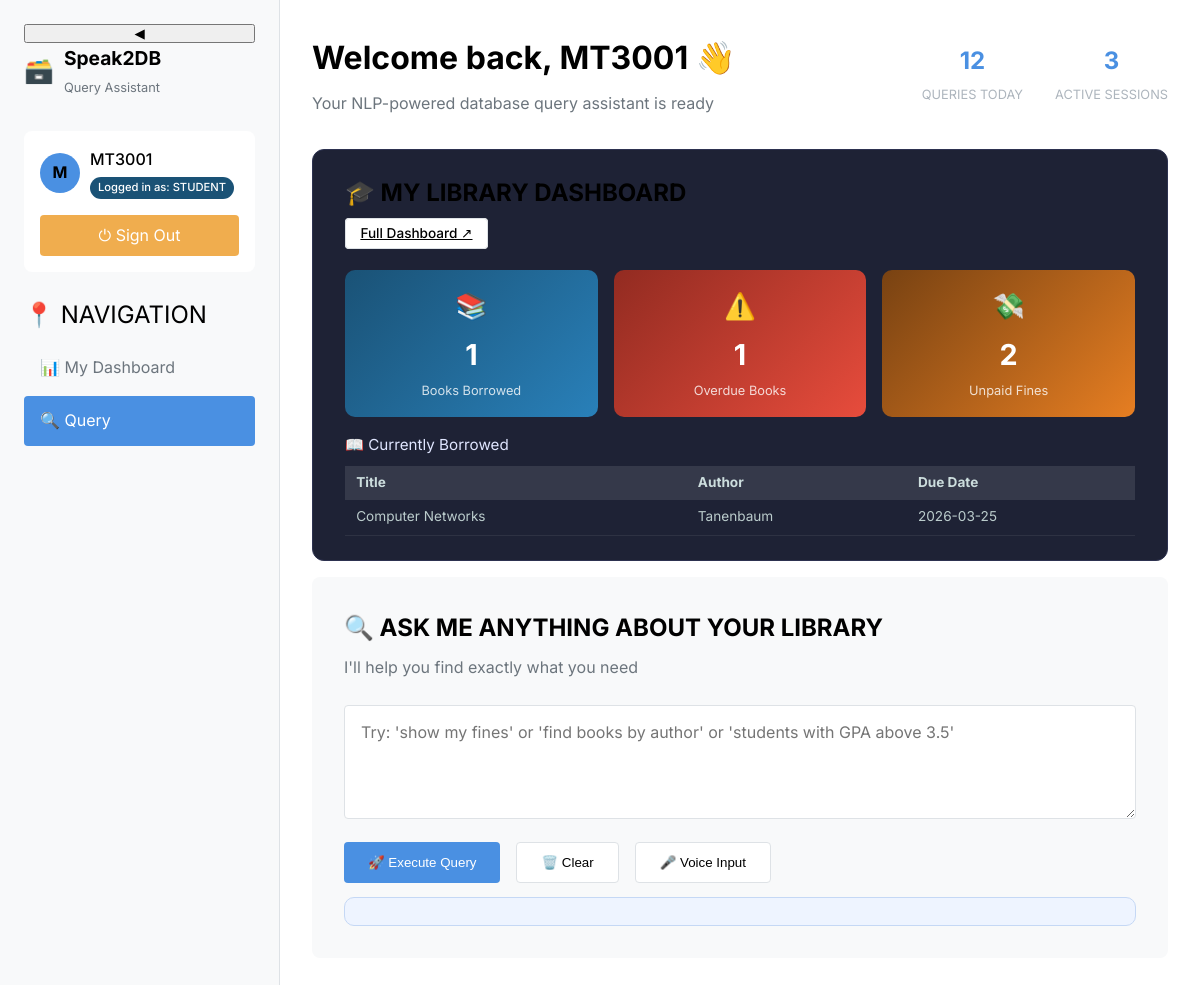
The page / (signed in) on the database its author committed.
### tables this page shows
CREATE TABLE Students (
        id INTEGER PRIMARY KEY AUTOINCREMENT,
        roll_number TEXT UNIQUE NOT NULL,
        name TEXT NOT NULL,
        branch TEXT NOT NULL,
        year TEXT NOT NULL,
        email TEXT UNIQUE NOT NULL,
        phone TEXT NOT NULL,
        role TEXT DEFAULT 'Student',
        gpa REAL DEFAULT 0.0,
        attendance INTEGER DEFAULT 0,
        created_date TEXT DEFAULT CURRENT_TIMESTAMP
    );

CREATE TABLE Issued (
        id INTEGER PRIMARY KEY AUTOINCREMENT,
        student_id INTEGER NOT NULL,
        book_id INTEGER NOT NULL,
        issue_date TEXT NOT NULL,
        due_date TEXT NOT NULL,
        return_date TEXT,
        status TEXT DEFAULT 'Issued',
        FOREIGN KEY (student_id) REFERENCES Students(id) ON DELETE CASCADE,
        FOREIGN KEY (book_id) REFERENCES Books(id) ON DELETE CASCADE
    );

CREATE TABLE Books (
        id INTEGER PRIMARY KEY AUTOINCREMENT,
        title TEXT NOT NULL,
        author TEXT NOT NULL,
        category TEXT NOT NULL,
        publisher_id INTEGER,
        total_copies INTEGER NOT NULL DEFAULT 1,
        available_copies INTEGER NOT NULL DEFAULT 1,
        FOREIGN KEY (publisher_id) REFERENCES Publishers(id)
    );

### app.py (the view, shortened to what this page needs)
@app.route('/')
def index():
    if "user_id" not in session:
        return redirect(url_for("login"))
    user_id = session["user_id"]
    user_role = session.get("role", "Student")
    student_id = session.get("student_id")
    user_info = {"username": user_id, "role": user_role, "permissions": []}
    dashboard_data = {}
    try:
        conn = get_db_connection(MAIN_DB)
        if user_role == "Student" and student_id:
            student_info = conn.execute(
                "SELECT * FROM Students WHERE id = ?", (student_id,)
            ).fetchone()
            current_books = conn.execute(
                """SELECT i.*, b.title, b.author FROM Issued i
                   JOIN Books b ON i.book_id = b.id
                   WHERE i.student_id = ? AND i.return_date IS NULL
                   ORDER BY i.due_date ASC LIMIT 5""",
                (student_id,),
            ).fetchall()
            overdue_books = conn.execute(
                """SELECT i.*, b.title, b.author FROM Issued i
                   JOIN Books b ON i.book_id = b.id
                   WHERE i.student_id = ? AND i.return_date IS NULL
                   AND i.due_date < date('now')""",
                (student_id,),
            ).fetchall()
            unpaid_fines = conn.execute(
                "SELECT * FROM Fines WHERE student_id = ? AND status = 'Unpaid'",
                (student_id,),
            ).fetchall()
            dashboard_data = {
                "student_info": dict(student_info) if student_info else {},
                "current_books": [dict(r) for r in current_books],
                "overdue_count": len(overdue_books),
                "unpaid_fines": len(unpaid_fines),
            }
        conn.close()
    except Exception as exc:
        logger.error("index dashboard data fetch error: %s", exc)
    return render_template(
        "index.html",
        user=user_info.get("username", user_id),
        role=user_role,
        dashboard_data=dashboard_data,
    )

### app.py (called while the page is built)
@app.context_processor
def inject_user():
    if "user_id" in session:
        return {
            "current_user": {
                "username": session["user_id"],
                "role": session.get("role", "Student"),
            },
            "user_role": session.get("role", "Student"),
        }
    return {}

    @app.after_request
    def add_security_headers(response):
        return apply_security_headers(response)

### db/connection.py (called while the page is built)
def get_db_connection(db_path: str) -> sqlite3.Connection:
    conn = sqlite3.connect(db_path)
    conn.row_factory = sqlite3.Row
    conn.execute(f"PRAGMA busy_timeout = {SQLITE_BUSY_TIMEOUT_MS}")
    return conn

### security_layers.py (called while the page is built)
def apply_security_headers(response):
    headers = security.get_security_headers()
    for header, value in headers.items():
        response.headers[header] = value
    return response

### templates/index.html (shortened to what this page needs)
<!DOCTYPE html>
<html lang="en">
<head>
    <link rel="stylesheet" href="/static/css/style.css?v=14">
</head>
<body>
    <div class="dashboard">
        <aside class="sidebar" id="sidebar">
            <button class="sidebar-toggle" onclick="toggleSidebar()" title="Toggle Sidebar">
                <span id="toggleIcon">◀</span>
            </button>
            <div class="sidebar-brand">
                <div class="brand-icon">🗃️</div>
                <div class="brand-text">
                    <h2>Speak2DB</h2>
                    <span>Query Assistant</span>
                </div>
            </div>
            <div class="user-card">
                <div class="user-info">
                    <div class="user-avatar">{{ user[0]|upper if user else '?' }}</div>
                    <div>
                        <div class="user-name">{{ user }}</div>
                        <span class="role-badge role-{{ role.lower() }}">Logged in as: {{ role|upper }}</span>
                    </div>
                </div>
                <a href="{{ url_for('logout') }}" class="btn-logout">⏻ Sign Out</a>
            </div>
            <div class="nav-section">
                <div class="section-title">📍 Navigation</div>
                <nav class="modern-nav">
                    {% if role == 'Student' %}
                    <a href="{{ url_for('dashboard.student_dashboard') }}" class="nav-link">
                        <span class="nav-icon">📊</span>
                        <span class="nav-text">My Dashboard</span>
                    </a>
                    <a href="{{ url_for('index') }}" class="nav-link active">
                        <span class="nav-icon">🔍</span>
                        <span class="nav-text">Query</span>
                    </a>
                    {% endif %}
                </nav>
            </div>
        </aside>
        <main class="main-content">
            <header class="content-header">
                <div class="header-content">
                    <div>
                        <h1 class="page-title">Welcome back, {{ user }} 👋</h1>
                        <p class="page-subtitle">
                            {% if page_title %}{{ page_title }} — {% endif %}Your NLP-powered database query assistant is ready
                        </p>
                    </div>
                    <div class="header-stats">
                        <div class="stat-item">
                            <span class="stat-number">12</span>
                            <span class="stat-label">Queries Today</span>
                        </div>
                        <div class="stat-item">
                            <span class="stat-number">3</span>
                            <span class="stat-label">Active Sessions</span>
                        </div>
                    </div>
                </div>
            </header>
            {% if role == 'Student' %}
            <section class="dashboard-panel student-panel">
                <div class="section-header">
                    <h2 class="section-title">🎓 My Library Dashboard</h2>
                    <a href="{{ url_for('dashboard.student_dashboard') }}" class="btn-secondary" style="font-size:0.85rem;padding:0.4rem 0.9rem;">Full Dashboard ↗</a>
                </div>
                <div class="widget-grid">
                    <div class="widget-card widget-blue">
                        <div class="widget-icon">📚</div>
                        <div class="widget-value">{{ dashboard_data.get('current_books', [])|length }}</div>
                        <div class="widget-label">Books Borrowed</div>
                    </div>
                    <div class="widget-card widget-red">
                        <div class="widget-icon">⚠️</div>
                        <div class="widget-value">{{ dashboard_data.get('overdue_count', 0) }}</div>
                        <div class="widget-label">Overdue Books</div>
                    </div>
                    <div class="widget-card widget-orange">
                        <div class="widget-icon">💸</div>
                        <div class="widget-value">{{ dashboard_data.get('unpaid_fines', 0) }}</div>
                        <div class="widget-label">Unpaid Fines</div>
                    </div>
                </div>
                {% if dashboard_data.get('current_books') %}
                <div class="widget-table-wrap">
                    <p class="widget-table-title">📖 Currently Borrowed</p>
                    <table class="widget-table">
                        <thead><tr><th>Title</th><th>Author</th><th>Due Date</th></tr></thead>
                        <tbody>
                        {% for book in dashboard_data.get('current_books', []) %}
                        <tr>
                            <td>{{ book.get('title', '-') }}</td>
                            <td>{{ book.get('author', '-') }}</td>
                            <td>{{ book.get('due_date', '-') }}</td>
                        </tr>
                        {% endfor %}
                        </tbody>
                    </table>
                </div>
                {% endif %}
            </section>
            {% endif %}
            <section class="query-section">
                <div class="section-header">
                    <h2 class="section-title floating-icon">🔍 Ask me anything about your library</h2>
                    <p class="section-subtitle">I'll help you find exactly what you need</p>
                </div>
                <div class="query-container">
                    <div style="position:relative">
                        <textarea
                            id="queryInput"
                            class="query-input search-input-enhanced"
                            placeholder="Try: 'show my fines' or 'find books by author' or 'students with GPA above 3.5'"
                            rows="4"
                            autocomplete="off"
                        >{{ prefill_query or '' }}</textarea>
                    </div>
                    <div class="query-actions">
                        <button id="queryBtn" class="btn-primary btn-interactive">
                            <span class="floating-icon">🚀</span>
                            Execute Query
                        </button>
                        <button id="clearBtn" class="btn-secondary btn-interactive">
                            <span class="floating-icon">🗑️</span>
                            Clear
                        </button>
                        <button id="voiceBtn" class="btn-secondary btn-interactive" type="button" title="Push to talk">
                            <span class="floating-icon">🎤</span>
                            Voice Input
                        </button>
                    </div>
                    <div id="voiceStatus" class="voice-status" aria-live="polite"></div>
                </div>
            </section>
        </main>
    </div>
    </body>
</html>

### static/css/style.css (style rules this page uses)
:root { --bg-primary: #ffffff; --bg-secondary: #f8f9fa; --bg-card: #ffffff; --border: #dee2e6; --primary: #4a90e2; --primary-light: #818cf8; --secondary: #5cb85c; --accent: #f0ad4e; --text: #000000; --text-secondary: #6c757d; --text-muted: #adb5bd; --flash-success-bg: #e8f5e9; --flash-success-border: #2e7d32; --flash-error-bg: #fdecea; --flash-error-border: #c62828; --gradient-bg: linear-gradient(135deg, #0f172a 0%, #1e293b 100%); --gradient-primary: linear-gradient(135deg, #6366f1 0%, #8b5cf6 100%); --glow-primary: 0 0 20px rgba(99, 102, 241, 0.4); --shadow-card: 0 4px 24px rgba(0, 0, 0, 0.3); --shadow-hover: 0 8px 32px rgba(99, 102, 241, 0.5); }
* { box-sizing: border-box; margin: 0; padding: 0; }
body { background-color: var(--bg-primary); color: var(--text); font-family: 'Inter', sans-serif; line-height: 1.6; min-height: 100vh; }
.dashboard { display: grid; grid-template-columns: 280px 1fr; height: 100vh; }
.sidebar { background: var(--bg-secondary); border-right: 1px solid var(--border); display: flex; flex-direction: column; padding: 1.5rem; overflow-y: auto; }
.sidebar-brand { display: flex; align-items: center; gap: 10px; margin-bottom: 2rem; }
.brand-icon { font-size: 24px; }
.brand-text h2 { color: var(--text); font-size: 1.2rem; margin: 0; }
.brand-text span { color: var(--text-secondary); font-size: 0.8rem; }
.user-card { background: var(--bg-card); border-radius: 8px; padding: 1rem; margin-bottom: 1.5rem; }
.user-info { display: flex; align-items: center; gap: 10px; margin-bottom: 1rem; }
.user-avatar { width: 40px; height: 40px; border-radius: 50%; background: var(--primary); display: flex; align-items: center; justify-content: center; font-weight: bold; }
.user-name { color: var(--text); font-weight: 500; }
.role-badge { display: inline-block; padding: 2px 8px; border-radius: 12px; font-size: 0.7rem; font-weight: 500; }
.role-student { background: #1a5276; color: #fff; }
.btn-logout { background: var(--accent); color: white; border: none; padding: 8px 16px; border-radius: 4px; cursor: pointer; text-decoration: none; display: block; text-align: center; }
.nav-section { margin-bottom: 1rem; }
.section-title { color: var(--text-secondary); font-size: 0.8rem; text-transform: uppercase; margin-bottom: 0.5rem; }
.nav-link { display: block; padding: 0.75rem 1rem; color: var(--text-secondary); text-decoration: none; border-radius: 4px; transition: all 0.2s ease; margin-bottom: 0.25rem; }
.nav-link.active { background: var(--primary); color: white; }
.main-content { padding: 2rem; overflow-y: auto; }
.content-header { margin-bottom: 2rem; }
.header-content { display: flex; justify-content: space-between; align-items: center; }
.page-title { color: var(--text); font-size: 2rem; margin-bottom: 0.5rem; }
.page-subtitle { color: var(--text-secondary); margin: 0; }
.header-stats { display: flex; gap: 2rem; }
.stat-item { text-align: center; }
.stat-number { display: block; font-size: 1.5rem; font-weight: bold; color: var(--primary); }
.stat-label { font-size: 0.8rem; color: var(--text-muted); text-transform: uppercase; }
.query-section { background: var(--bg-secondary); border-radius: 8px; padding: 2rem; margin-bottom: 2rem; }
.section-header { margin-bottom: 1.5rem; }
.section-title { color: var(--text); font-size: 1.5rem; margin-bottom: 0.5rem; }
.section-subtitle { color: var(--text-secondary); margin: 0; }
.query-container { max-width: 800px; }
.query-input { width: 100%; background: var(--bg-card); border: 1px solid var(--border); border-radius: 4px; padding: 1rem; color: var(--text); font-family: 'Inter', sans-serif; font-size: 1rem; resize: vertical; margin-bottom: 1rem; }
.query-actions { display: flex; gap: 1rem; }
.btn-primary { background: var(--primary); color: white; border: none; padding: 0.75rem 1.5rem; border-radius: 4px; cursor: pointer; font-weight: 500; transition: background 0.2s ease; }
.btn-secondary { background: var(--bg-card); color: var(--text); border: 1px solid var(--border); padding: 0.75rem 1.5rem; border-radius: 4px; cursor: pointer; font-weight: 500; transition: all 0.2s ease; }

### rows shown on the page
Students: roll_number "MT3001", role "STUDENT"
Issued: get "Computer Networks", get "Tanenbaum", get "2026-03-25"

### other values the page prints
{{ user[0]|upper if user else '?' }} "M"
{{ dashboard_data.get('current_books', [])|length }} "1"
{{ dashboard_data.get('overdue_count', 0) }} "1"
{{ dashboard_data.get('unpaid_fines', 0) }} "2"
